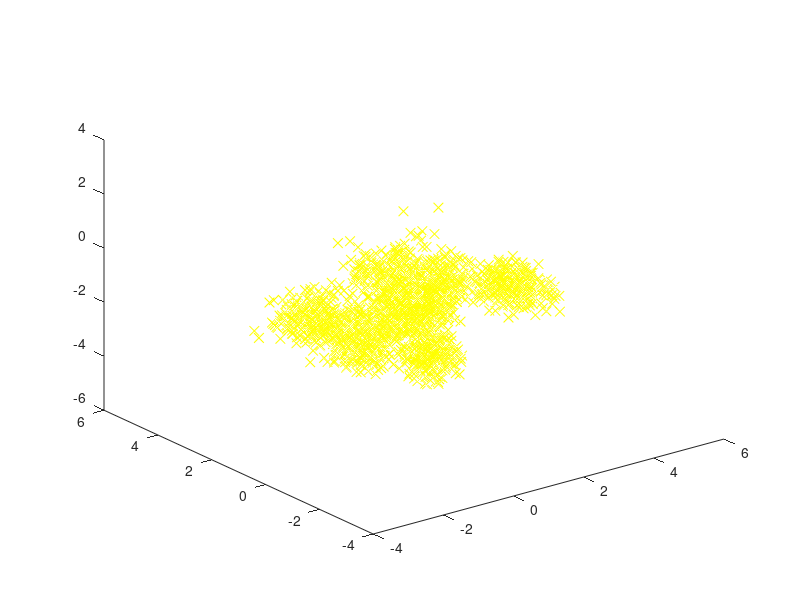

Write the MATLAB code that produced this figure. (Note: this script raises an error after producing the figure.)
clear;
load('MFCCfeatures.mat');
features = [VowelFeatures(:,4), VowelFeatures(:,5), VowelFeatures(:,8)];
figure;
plot3(VowelFeatures(:,4), VowelFeatures(:,5), VowelFeatures(:,8),'yx','MarkerSize',7);
%fprintf('Program paused. Press enter to continue.\n');
%pause;
[x,y] = MyKmeans(features,8,@cal_distance);
%[y,x] = kmeans(features,8);
%[x,y] = BiKmeans(features,8,@cal_distance);
hold on;
plot3(x(:,1),x(:,2),x(:,3),'k*','MarkerSize',12);
%hold on;
%plot3(y1(:,1),y1(:,2),y1(:,3),'rx','MarkerSize',10);